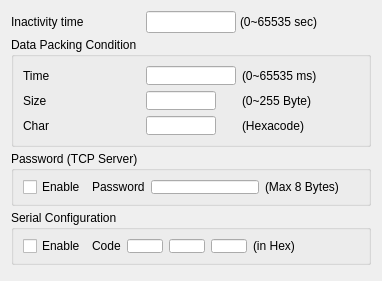
               <widget class="QWidget" name="wiz1x0_col_opt">
                <attribute name="title"><string>Options</string></attribute>
               <layout class="QVBoxLayout" name="vbox_wiz1x0_opt">
               <property name="spacing"><number>4</number></property>
               <item>
               <layout class="QGridLayout" name="gridLayout_wiz1x0_misc">
                 <property name="verticalSpacing"><number>4</number></property>
                 <item row="0" column="0"><widget class="QLabel" name="lbl_wiz1x0_inactivity"><property name="text"><string>Inactivity time</string></property></widget></item>
                 <item row="0" column="1">
                  <widget class="QLineEdit" name="wiz1x0_inactivity">
                   <property name="maximumSize">
                    <size>
                     <width>90</width>
                     <height>16777215</height>
                    </size>
                   </property>
                  </widget>
                 </item>
                 <item row="0" column="2"><widget class="QLabel" name="lbl_wiz1x0_inactivity_unit"><property name="text"><string>(0~65535 sec)</string></property></widget></item>
                </layout>
               </item>
               <item>
                <widget class="QGroupBox" name="grp_wiz1x0_packing">
                 <property name="title"><string>Data Packing Condition</string></property>
                 <property name="maximumSize"><size><width>16777215</width><height>110</height></size></property>
                 <layout class="QGridLayout" name="gridLayout_wiz1x0_pack">
                  <item row="0" column="0"><widget class="QLabel" name="lbl_wiz1x0_pack_time"><property name="text"><string>Time</string></property></widget></item>
                  <item row="0" column="1">
                   <widget class="QLineEdit" name="wiz1x0_pack_time">
                    <property name="maximumSize">
                     <size>
                      <width>90</width>
                      <height>16777215</height>
                     </size>
                    </property>
                   </widget>
                  </item>
                  <item row="0" column="2"><widget class="QLabel" name="lbl_wiz1x0_pack_time_u"><property name="text"><string>(0~65535 ms)</string></property></widget></item>
                  <item row="1" column="0"><widget class="QLabel" name="lbl_wiz1x0_pack_size"><property name="text"><string>Size</string></property></widget></item>
                  <item row="1" column="1">
                   <widget class="QLineEdit" name="wiz1x0_pack_size">
                    <property name="maximumSize">
                     <size>
                      <width>70</width>
                      <height>16777215</height>
                     </size>
                    </property>
                   </widget>
                  </item>
                  <item row="1" column="2"><widget class="QLabel" name="lbl_wiz1x0_pack_size_u"><property name="text"><string>(0~255 Byte)</string></property></widget></item>
                  <item row="2" column="0"><widget class="QLabel" name="lbl_wiz1x0_pack_char"><property name="text"><string>Char</string></property></widget></item>
                  <item row="2" column="1">
                   <widget class="QLineEdit" name="wiz1x0_pack_char">
                    <property name="maximumSize">
                     <size>
                      <width>70</width>
                      <height>16777215</height>
                     </size>
                    </property>
                   </widget>
                  </item>
                  <item row="2" column="2"><widget class="QLabel" name="lbl_wiz1x0_pack_char_u"><property name="text"><string>(Hexacode)</string></property></widget></item>
                 </layout>
                </widget>
               </item>
               <item>
                <widget class="QGroupBox" name="grp_wiz1x0_tcppass">
                 <property name="title"><string>Password (TCP Server)</string></property>
                 <property name="maximumSize"><size><width>16777215</width><height>55</height></size></property>
                 <layout class="QHBoxLayout" name="hbox_wiz1x0_tcppass">
                  <item><widget class="QCheckBox" name="wiz1x0_en_tcppass"><property name="text"><string>Enable</string></property></widget></item>
                  <item><widget class="QLabel" name="lbl_wiz1x0_tcppass"><property name="text"><string>Password</string></property></widget></item>
                  <item><widget class="QLineEdit" name="wiz1x0_tcppass"><property name="maximumSize"><size><width>120</width><height>16777215</height></size></property><property name="maxLength"><number>8</number></property></widget></item>
                  <item><widget class="QLabel" name="lbl_wiz1x0_tcppass_u"><property name="text"><string>(Max 8 Bytes)</string></property></widget></item>
                  <item><spacer><property name="orientation"><enum>Qt::Horizontal</enum></property><property name="sizeHint" stdset="0"><size><width>20</width><height>20</height></size></property></spacer></item>
                 </layout>
                </widget>
               </item>
               <item>
                <widget class="QGroupBox" name="grp_wiz1x0_scfg">
                 <property name="title"><string>Serial Configuration</string></property>
                 <property name="maximumSize"><size><width>16777215</width><height>55</height></size></property>
                 <layout class="QHBoxLayout" name="hbox_wiz1x0_scfg">
                  <item><widget class="QCheckBox" name="wiz1x0_scfg_enable"><property name="text"><string>Enable</string></property></widget></item>
                  <item><widget class="QLabel" name="lbl_wiz1x0_scfg_code"><property name="text"><string>Code</string></property></widget></item>
                  <item><widget class="QLineEdit" name="wiz1x0_scfg1"><property name="maximumSize"><size><width>36</width><height>16777215</height></size></property><property name="maxLength"><number>2</number></property></widget></item>
                  <item><widget class="QLineEdit" name="wiz1x0_scfg2"><property name="maximumSize"><size><width>36</width><height>16777215</height></size></property><property name="maxLength"><number>2</number></property></widget></item>
                  <item><widget class="QLineEdit" name="wiz1x0_scfg3"><property name="maximumSize"><size><width>36</width><height>16777215</height></size></property><property name="maxLength"><number>2</number></property></widget></item>
                  <item><widget class="QLabel" name="lbl_wiz1x0_scfg_unit"><property name="text"><string>(in Hex)</string></property></widget></item>
                  <item><spacer><property name="orientation"><enum>Qt::Horizontal</enum></property><property name="sizeHint" stdset="0"><size><width>20</width><height>20</height></size></property></spacer></item>
                 </layout>
                </widget>
               </item>
               <item><spacer><property name="orientation"><enum>Qt::Vertical</enum></property><property name="sizeHint" stdset="0"><size><width>20</width><height>5</height></size></property></spacer></item>
              </layout>
               </widget>
